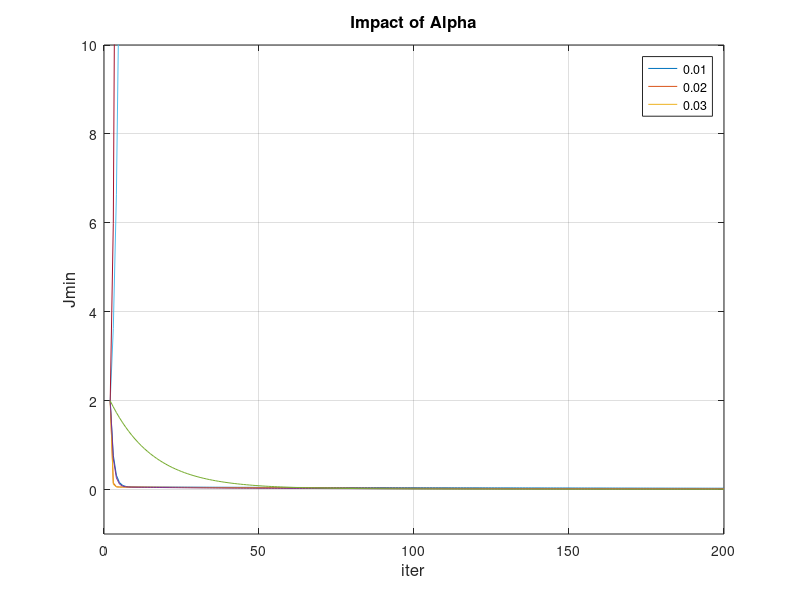

Recreate this plot in MATLAB. (Note: this script raises an error after producing the figure.)
clear all; clc;

% Shmoo
alphas  = 0.01: 0.01 :0.07;
iters   = 2: 1 : 200;

% Data
m = 10;                                 % # of trainings
n = 1;                                  % features (1 input only)
x   = 1:m;                          	% input
y   = [0.9 2.0 3.1 4.2 5.3 6.2 7.1 8.0 9.0 10.2]; 	% output

% GD
cnta = 1;
for alpha = alphas                      % learning rate (alpha
    cnti = 1;
    for iter = iters
        %J_temp = J;                     % save set of J for gradient plot
        a0 = zeros(1, iter); a1 = a0;
        a0(1) = -0.7; a1(1) = 0.8;     % start from somewhere, try =2,2 too
        for k = 2:iter
            J = 0;              % summation
            dJ_a0 = 0; dJ_a1 = 0;
            for i = 1:m
                h(i) = a0(k-1) + a1(k-1)*x(i);
                J = J + 1/(2*m)*(h(i)-y(i))^2;
                dJ_a0 = dJ_a0 + 1/m*(h(i)-y(i));
                dJ_a1 = dJ_a1 + 1/m*(h(i)-y(i))*x(i);
            end
            a0(k) = a0(k-1) - alpha*dJ_a0;     % sign didn't work
            a1(k) = a1(k-1) - alpha*dJ_a1;
        end
        Jmin(cnti, cnta) = J;
        cnti = cnti + 1;
    end
    cnta = cnta + 1;
end
[r, c] = size(Jmin);

figure()
plot(iters, Jmin)
hold on; grid on;
title('Impact of Alpha', 'FontSize', 12, 'FontWeight', 'bold')
ylabel('Jmin', 'FontSize', 12)
xlabel('iter', 'FontSize', 12)
ylim([-1, 1e1])
leg = legend(num2str(alphas(1)), num2str(alphas(2)),  num2str(alphas(3))); % make for loop
leg.FontSize = 11;
%legappend('asd')


%% Convergence
Jsettle = -1.5;         % convergence threshold dB  10^-2
fprintf(['GD settling within Jmin = ' num2str(Jsettle) 'dB:\n'])
Jconv = zeros(m, length(alphas));
for i = 1: length(alphas)
     i = 1
    Jconv = find(log10(Jmin(:, i)) <= Jsettle);        % make for loop      
    %iters(Jconv(i))
    if isempty(Jconv) ~= 1                             % converged at some point
        fprintf([' alpha = ' num2str(alphas(i)) ' --> converged first at ' num2str(iters(min(Jconv))) ' iters, '])
        if length(Jconv) == r-min(Jconv)                  % if all consevutive runs are within the band
            fprintf('stays converged.\n')
        else % last bit isn't settled yet: either diverging, or slow converging
            fprintf('but diverges at some point, ')
            if Jmin(end, i)> Jmin(1, i)                % it went even worse
                fprintf('including the final iter.\n')
            else
                fprintf('but converges back in the end.\n')
            end
        end       
    else
        fprintf([' alpha = ' num2str(alphas(i)) ' --> diverges fully.\n'])
    end    
end

% Jmin(20, 1) = 100     % manually divert to test
% As alpha increases, Tsettle decreases first, then increases back due to overshoot, then = inf.

% AI: implement iteration threshold within the settling band


%% Scaling + Normalization




